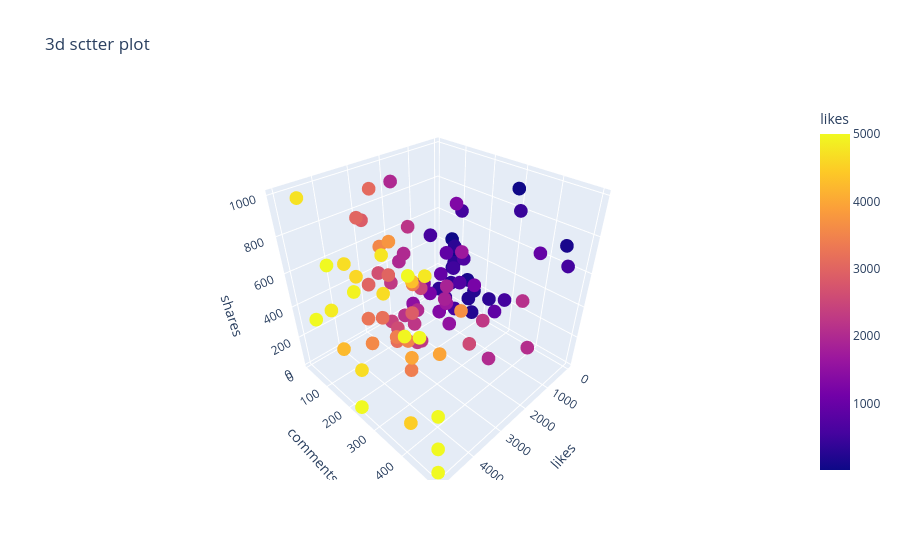

This figure's notebook cell:
### Markdown cell above
## 3d sctter plot

### Code cell
fig = px.scatter_3d(df,
             x='likes',
             y='comments',
             z = 'shares',
             color = 'likes',
             title = '3d sctter plot',)
fig.show()
